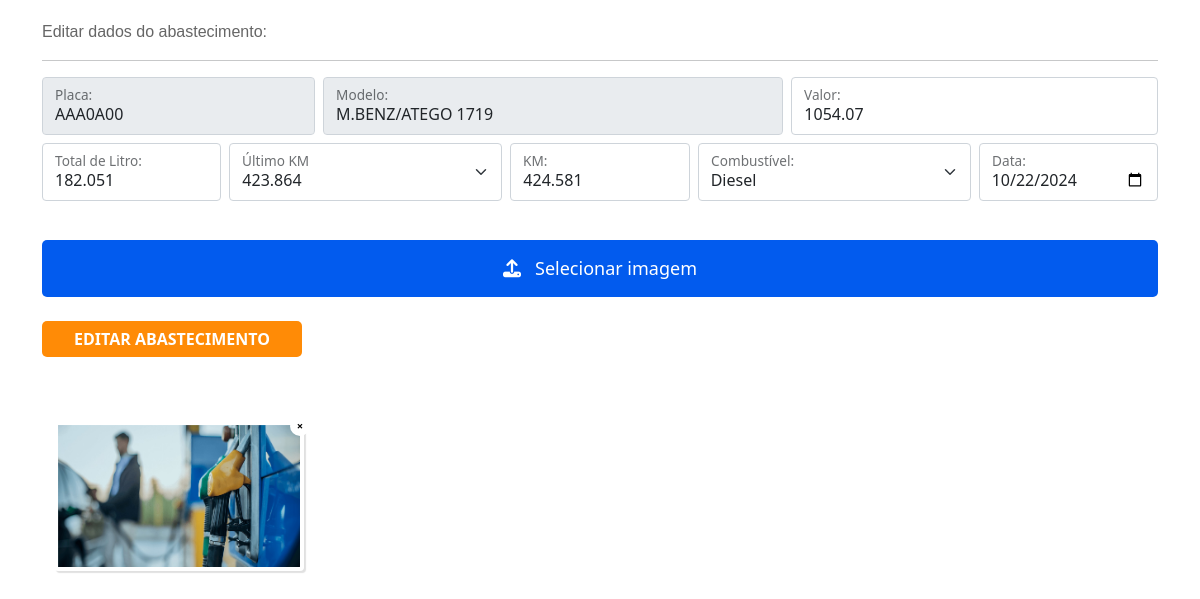
The app's page /editar_abastecimento?id=448 with its own data.
### tables this page shows
CREATE TABLE IF NOT EXISTS `abastecimento` (
  `abast_id` int NOT NULL AUTO_INCREMENT,
  `veiculo_id` int NOT NULL,
  `abast_veiculo` varchar(50) NOT NULL,
  `abast_placa` varchar(50) NOT NULL,
  `abast_valor` varchar(255) NOT NULL,
  `abast_valor_litro` varchar(255) NOT NULL,
  `abast_total_litro` varchar(255) NOT NULL,
  `abast_km_anterior` varchar(50) NOT NULL,
  `abast_km` varchar(50) NOT NULL,
  `abast_km_rodado` varchar(50) DEFAULT NULL,
  `abast_media` varchar(50) DEFAULT NULL,
  `abast_combustivel` varchar(50) NOT NULL,
  `abast_data` date NOT NULL,
  `cad_autor` varchar(255) NOT NULL,
  PRIMARY KEY (`abast_id`)
);

CREATE TABLE IF NOT EXISTS `abastecimento_img` (
  `img_id` int NOT NULL AUTO_INCREMENT,
  `abast_id` int NOT NULL,
  `img_path` varchar(255) NOT NULL,
  PRIMARY KEY (`img_id`)
);

### editar_abastecimento.php (the view, shortened to what this page needs)
<?php
require_once "_app/conf.php";
$id = filter_input(INPUT_GET, 'id', FILTER_VALIDATE_INT);
$abastecimento = "SELECT * FROM abastecimento WHERE abast_id =:id";
$abast_veiculo = $pdo->prepare($abastecimento);
$abast_veiculo->bindParam(':id', $id);
$abast_veiculo->execute();
$abast = $abast_veiculo->fetch(PDO::FETCH_ASSOC);
?>
<!doctype html>
<html lang="pt-br">
<head>
  <link href="css/style.css" rel="stylesheet">
  <link href="https://cdn.jsdelivr.net/npm/bootstrap@5.0.2/dist/css/bootstrap.min.css" rel="stylesheet">
  <link rel="stylesheet" href="https://cdn.jsdelivr.net/npm/@fortawesome/fontawesome-free@6.1.2/css/fontawesome.min.css">
</head>
<body>
  <article class="container">
    <label class="titulo">Editar dados do abastecimento:</label>
    <hr>
    <form method="POST" action="actions/editar_abastecimento.php" enctype="multipart/form-data">
      <div class="row g-2">
        <div class="col-md-3">
          <div class="form-floating">
            <input readonly type="text" class="form-control" name="abast_placa" id="placa" value="<?php if (isset($abast['abast_placa'])) echo $abast['abast_placa']; ?>" />
            <label for="floatingInputGrid">Placa:</label>
          </div>
        </div>
        <div class="col-md-5">
          <div class="form-floating">
            <input readonly type="text" class="form-control" name="abast_veiculo" id="abast_veiculo" value="<?php if (isset($abast['abast_veiculo'])) echo $abast['abast_veiculo']; ?>" />
            <label for="floatingInputGrid">Modelo:</label>
          </div>
        </div>
        <div class="col-md-4">
          <div class="form-floating">
            <input type="text" class="maskMoney form-control" maxlength="9" name="abast_valor" id="input3" value="<?php if (isset($abast['abast_valor'])) echo $abast['abast_valor']; ?>" required />
            <label for="floatingInputGrid">Valor:</label>
          </div>
        </div>
        <div class="col-md-2">
          <div class="form-floating">
            <input type="text" class="maskMoney form-control" maxlength="9" name="abast_total_litro" id="input4" value="<?php if (isset($abast['abast_total_litro'])) echo $abast['abast_total_litro']; ?>" required />
            <label for="floatingInputGrid">Total de Litro:</label>
          </div>
        </div>
        <?php
        $sql = "SELECT * FROM abastecimento WHERE abast_id < :id AND abast_placa = :abast_placa ORDER BY abast_id DESC LIMIT 1";
        $stmt = $pdo->prepare($sql);
        $stmt->bindParam(':id', $id);
        $stmt->bindParam(':abast_placa', $abast['abast_placa']);
        $stmt->execute();
        $lastRecord = $stmt->fetch(PDO::FETCH_ASSOC);
        ?>
        <div class="col-md-3">
          <div class="form-floating">
            <select name="abast_km_anterior" id="abast_km_anterior" class="form-select">
              <option selected value="<?php if (isset($lastRecord['abast_km'])) : echo $lastRecord['abast_km'];
                                      else : echo '0';
                                      endif; ?>">
                <?php if (isset($lastRecord['abast_km'])) : echo $lastRecord['abast_km'];
                else : echo 'Sem Histórico';
                endif; ?>
              </option>
            </select>
            <label for="abast_km_anterior">Último KM</label>
          </div>
        </div>
        <div class="col-md-2">
          <div class="form-floating">
            <input type="text" class="form-control" maxlength="7" name="abast_km" id="input2" value="<?php if (isset($abast['abast_km'])) echo $abast['abast_km']; ?>" required />
            <label for="floatingInputGrid">KM:</label>
          </div>
        </div>
        <div class="col-md-3">
          <div class="form-floating">
            <select class="form-select" name="abast_combustivel" id="abast_combustivel">
              <?php
              if ($abast['abast_combustivel'] == 0) :
                echo "<option selected value='0'> Gasolina </option>";
              elseif ($abast['abast_combustivel'] == 1) :
                echo "<option selected disabled='disabled' value=''> Selecione o combustível </option>";
                echo "<option value='0'> Gasolina </option>";
                echo "<option value='3'> Etanol </option>";
              elseif ($abast['abast_combustivel'] == 2) :
                echo "<option selected disabled='disabled' value=''> Selecione o combustível </option>";
                echo "<option value='0'> Gasolina </option>";
                echo "<option value='3'> Etanol </option>";
                echo "<option value='5'> GNV </option>";
              elseif ($abast['abast_combustivel'] == 3) :
                echo "<option selected value='3'> Etanol </option>";
              elseif ($abast['abast_combustivel'] == 4) :
                echo "<option selected value='4'> Diesel </option>";
              endif;
              ?>
            </select>
            <label for="floatingSelectGrid">Combustível:</label>
          </div>
        </div>
        <div class="col-md-2">
          <div class="form-floating">
            <input type="date" class="form-control" name="abast_data" id="input5" value="<?= $abast['abast_data']; ?>" required />
            <label for="floatingInputGrid">Data:</label>
          </div>
        </div>
      </div>
      <br />
      <div class="col-md-12">
        <label id="foto" for="upload-img"><i class="fa fa-upload" aria-hidden="true"></i> &nbsp; Selecionar imagem</label>
      </div>
      <br />
      <input type="submit" name="submitBtn" id="submitBtn" value="Editar Abastecimento" class="btn-orange">
    </form>
    <?php
    $imagens = "SELECT * FROM abastecimento_img WHERE abast_id = :abast_id";
    $imgs = $pdo->prepare($imagens);
    $imgs->bindParam(':abast_id', $id);
    $imgs->execute();
    $images = $imgs->fetchAll(PDO::FETCH_ASSOC);
    ?>
    <div class="container mt-5">
      <div id="image-gallery" class="row">
        <?php foreach ($images as $img) : ?>
          <div class="col-md-3 position-relative">
            <div class="wrapper-thumb">
              <form method="POST" onsubmit="return confirm('Tem certeza que deseja excluir esta imagem?');">
                <span data-id='<?= $img['abast_id']; ?>' data-img-id='<?= $img['img_id']; ?>' class="remove-btn remove-img">&times;</span>
              </form>
              <a data-id='<?= $img['abast_id']; ?>' data-img-id='<?= $img['img_id']; ?>' class="foto" title="Ver Fotos">
                <img src="imagens/<?= $img['img_path'] ?>" class="img-preview-thumb">
              </a>
            </div>
          </div>
        <?php endforeach; ?>
      </div>
    </div>
  </article>
</body>
</html>

### css/style.css (style rules this page uses)
.titulo { font-family: "Trebuchet MS", Arial, Helvetica, sans-serif;font-size: 16px;color: #666;margin-top: 20px }
#foto { display: block;position: relative;width: 100%;background-color: #025bee;color: #fff;font-size: 18px;text-align: center;padding: 15px;border-radius: 5px;cursor: pointer; margin-top: 15px; }
.btn-orange { padding: 4px 30px;background: #ff8b06;text-transform: uppercase;font-weight: bold;border-radius: 5px; border-color:transparent;outline: 10px; }
.btn-orange { cursor: pointer;font-size: 1.0em;color: #fff; text-decoration: none; }
.wrapper-thumb { position: relative;display:inline-block;margin: 1rem 0;justify-content: space-around; }
.img-preview-thumb { background: transparent;border: 1px solid none;border-radius: 0.25rem;box-shadow: 0.125rem 0.125rem 0.0625rem rgba(0, 0, 0, 0.12); margin-right: 1rem;max-width: 250px;padding: 0.25rem;width: 250px;height: 150px; }
.remove-btn { position:absolute;display:flex;justify-content:center;align-items:center;font-size:.7rem;top:-5px; right:10px;width:20px;height:20px;color:#000;background:rgb(255, 255, 255);border-radius:10px;font-weight:bold;cursor:pointer; }
#image-gallery { display: flex;flex-wrap: wrap;gap: 10px; }

### records on screen
abastecimento: abast_placa "AAA0A00", abast_veiculo "M.BENZ/ATEGO 1719", abast_valor "1054.07", abast_total_litro "182.051", abast_km "424.581", abast_combustivel "Diesel", abast_data "10/22/2024"
abastecimento: abast_km_anterior "423.864"
abastecimento_img: img_path (picture)
